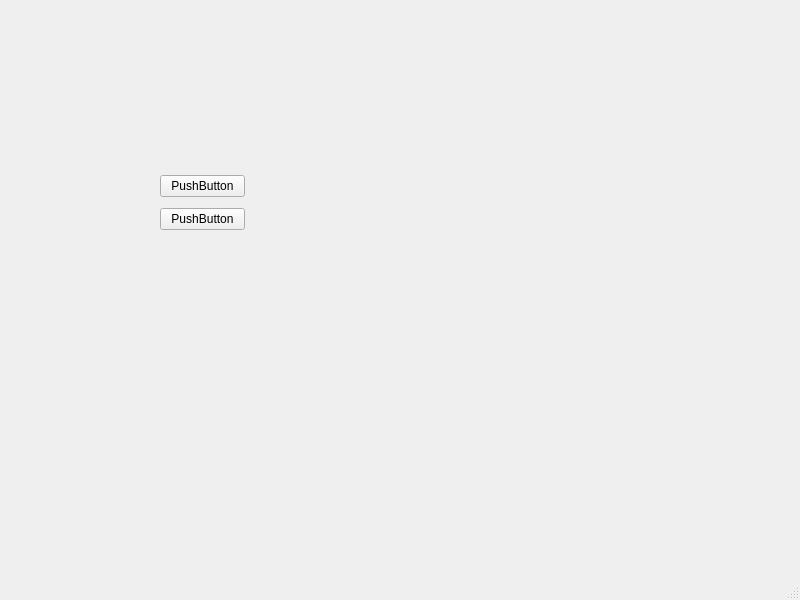
<?xml version="1.0" encoding="UTF-8"?>
<ui version="4.0">
 <class>MainWindow</class>
 <widget class="QMainWindow" name="MainWindow">
  <property name="geometry">
   <rect>
    <x>0</x>
    <y>0</y>
    <width>800</width>
    <height>600</height>
   </rect>
  </property>
  <property name="windowTitle">
   <string>MainWindow</string>
  </property>
  <widget class="QWidget" name="centralwidget">
   <widget class="QWidget" name="">
    <property name="geometry">
     <rect>
      <x>160</x>
      <y>170</y>
      <width>85</width>
      <height>67</height>
     </rect>
    </property>
    <layout class="QVBoxLayout" name="verticalLayout">
     <item>
      <widget class="QPushButton" name="pushButton">
       <property name="text">
        <string>PushButton</string>
       </property>
      </widget>
     </item>
     <item>
      <widget class="QPushButton" name="pushButton_2">
       <property name="text">
        <string>PushButton</string>
       </property>
      </widget>
     </item>
    </layout>
   </widget>
  </widget>
  <widget class="QMenuBar" name="menubar">
   <property name="geometry">
    <rect>
     <x>0</x>
     <y>0</y>
     <width>800</width>
     <height>25</height>
    </rect>
   </property>
  </widget>
  <widget class="QStatusBar" name="statusbar"/>
 </widget>
 <resources/>
 <connections/>
</ui>
